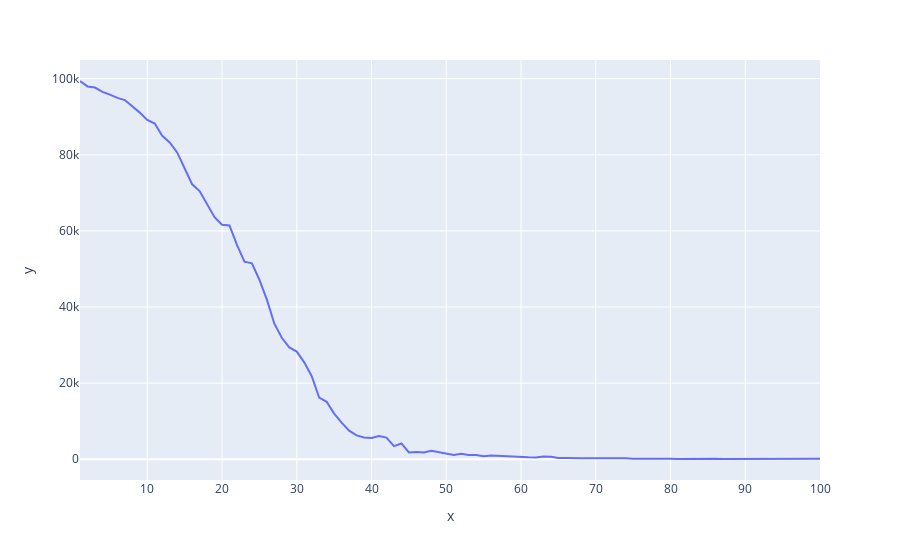

The code cell stored with this chart in its notebook:
### Code cell
optimize_and_plot(rastrigin_function)
